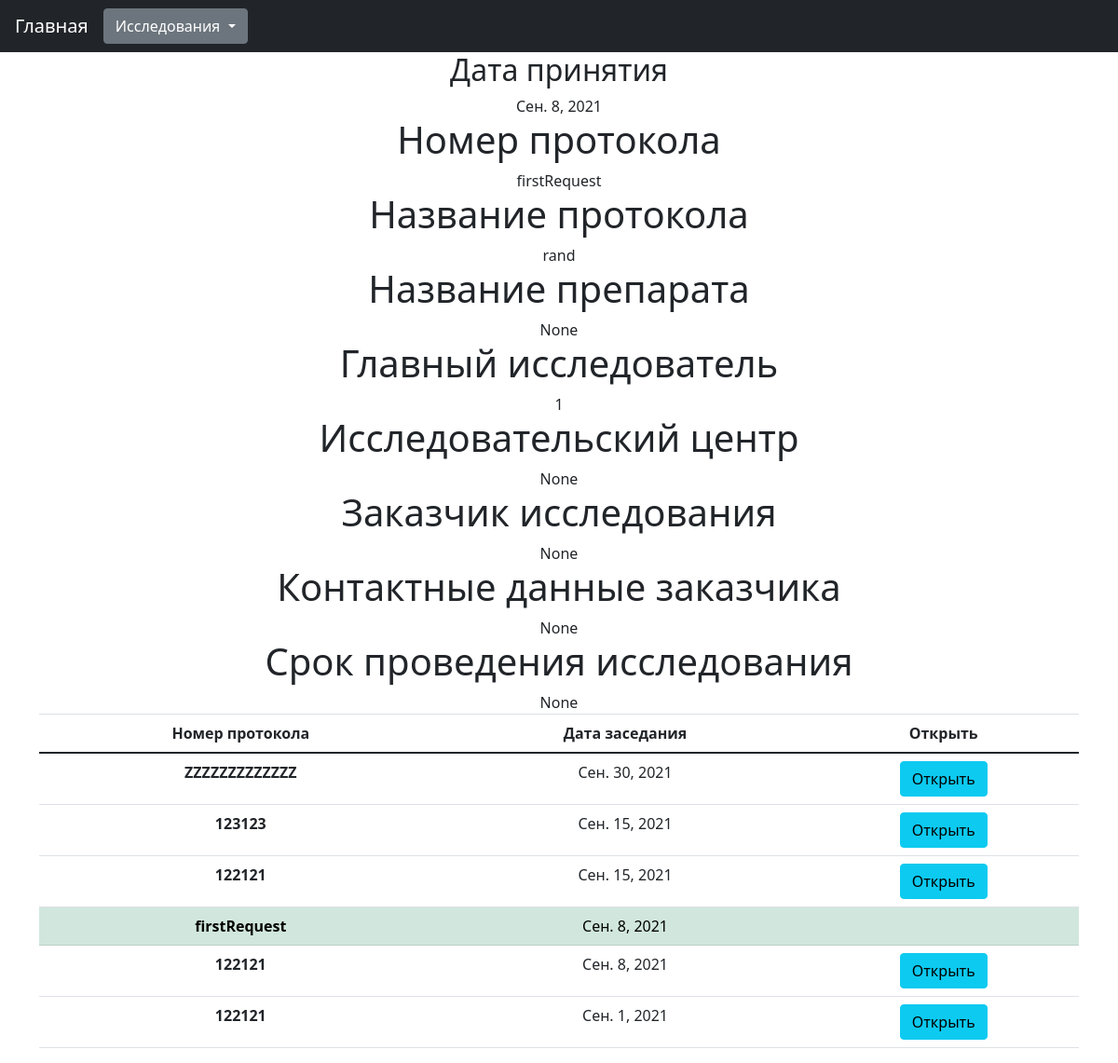
Page /research/WatchResearch/1/ on the earlier database version.
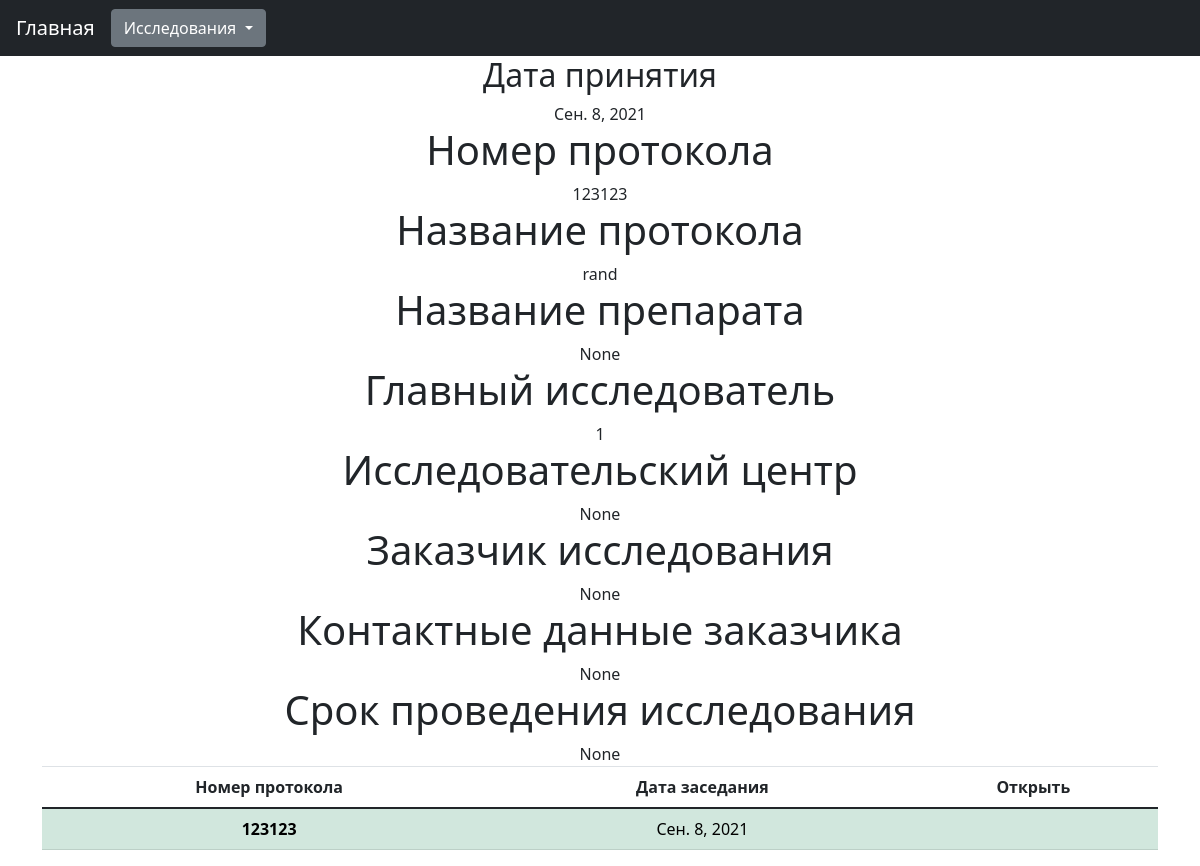
Same page on the later database version.
### researchManager/models.py (models this page shows)
class Research(models.Model):
    type = models.CharField("Тип исследования", max_length=50, null=True, blank=True)
    type_request = models.CharField("Тип заявки", max_length=50, null=True, blank=True)
    owner = models.CharField("ОВНЕР", max_length=50, null=True, blank=True)
    identityCode = models.CharField("Код исследования", max_length=50, null=True, blank=True)
    date_accepted = models.DateField("Дата одобрения", blank=True, null=True)
    date_created = models.DateTimeField("Дата загрузки в систему", auto_now_add=True, null=True, blank=True)
    protocol_number = models.CharField("Номер протокола", max_length=50, null=True, blank=True)
    protocol_name = models.CharField("Название протокола", max_length=500, null=True, blank=True)
    work_name = models.CharField("Название работы", max_length=500, null=True, blank=True)
    division = models.CharField("Подразделение", max_length=500, null=True, blank=True)
    executor = models.CharField("Исполнитель", max_length=500, null=True, blank=True)
    specialization = models.CharField("Специализация", max_length=500, null=True, blank=True)
    managers = models.CharField("Менеджеры", max_length=500, null=True, blank=True)
    name_research = models.CharField("Название исследования", max_length=500, null=True, blank=True)
    drug_name = models.CharField("Название препарата", max_length=500, null=True, blank=True)
    main_researcher = models.CharField("Главвный исследователь", max_length=500, null=True, blank=True)
    research_center = models.CharField("Исследовательский центр", max_length=500, null=True, blank=True)
    customer = models.CharField("Заказчик", max_length=500, null=True, blank=True)
    customer_contacts = models.CharField("Контактные данные заказчика", max_length=500, null=True, blank=True)
    duration = models.DateTimeField("Дата окончания исследования", null=True, blank=True)
    class Meta:
        verbose_name = "Исследование"
        verbose_name_plural = "Исследования"
    def __str__(self):
        return self.protocol_number

### researchManager/views.py (the view)
# urls.py: path("WatchResearch/<int:researchId>/", views.WatchResearch.getResearch, name="watchResearch"),
    def getResearch(request, researchId):
        research, filesList, history = getResearchHistory(researchId)
        return render(request, "research/research.html", {
            'research': research,
            'filesList': filesList,
            'history': history,
        })

### researchManager/functions/loadResearch.py (called while the page is built)
def getResearchHistory(researchId):
    research = Research.objects.get(id=researchId)
    filesList = Files.objects.filter(research=research)
    history = []
    relatedResearchs = Research.objects.filter(identityCode=research.identityCode).order_by('-date_accepted')
    for historyResearch in relatedResearchs:
        historyFiles = Files.objects.filter(research=research)
        history.append({"historyResearch": historyResearch, "historyFiles": historyFiles})
    return research, filesList, history

### templates/research/research.html (shortened to what this page needs)
{% extends "base.html" %}
{% block content %}
{% if research.type == "clinicalResearch" %}
  {% include "research/watchResearch/clinicalResearch.html" %}
{% endif %}
<div class="col-12 text-center">
      <table class="table" >
        <thead>
          <tr >
            <th scope="col">Номер протокола</th>
            <th scope="col">Дата заседания</th>
            <th scope="col">Открыть</th>
          </tr>
        </thead>
        <tbody>
          {% for relatedResearch in history %}
          {% if relatedResearch.historyResearch == research %}
              <tr class="table-success">
          {% else %}
              <tr>
          {% endif %}
              <th scope="row">{{relatedResearch.historyResearch}}</th>
              <td>{{relatedResearch.historyResearch.date_accepted}}</td>
              <td>
          {% if relatedResearch.historyResearch != research %}
              <form action="{% url 'watchResearch' relatedResearch.historyResearch.id %}">
                <button type="submit" class="btn btn-info">Открыть</button></td>
          {% endif %}
              </td>
            </tr>
          {% endfor %}
        </tbody>
      </table>
  </div>
{% endblock %}

### templates/base.html (shortened to what this page needs)
{% load static %}
<!DOCTYPE html>
<html lang="ru">
<head>
    <link rel="stylesheet" href="https://stackpath.bootstrapcdn.com/bootstrap/4.1.3/css/bootstrap.min.css">
    <link rel="stylesheet" href="https://cdn.jsdelivr.net/npm/bootstrap@5.0.1/dist/css/bootstrap.min.css">
    <link rel="stylesheet" href="https://cdn.jsdelivr.net/npm/bootstrap-icons@1.5.0/font/bootstrap-icons.min.css">
    <link href="https://cdn.jsdelivr.net/gh/kartik-v/bootstrap-fileinput@5.2.3/css/fileinput.min.css" media="all" rel="stylesheet" type="text/css" />
    <link rel="stylesheet" type="text/css" href="{% static 'css/selectize.css' %}">
</head>
<body>
    {% block nav %}
        {% include 'inc/_nav.html' %}
    {% endblock %}
<div class="container">
    <div class="row ">
        {% block content %}
        {% endblock %}
    </div>
</div>
</body>
</html>

### templates/inc/_nav.html (shortened to what this page needs)
<nav class="navbar navbar-dark bg-dark">
  <div class='form-inline'>
  <a class="navbar-brand" href="{% url 'index' %}">Главная</a>
    <div class="dropdown">
      <button class="btn btn-secondary dropdown-toggle" type="button" id="dropdownMenuButton" data-toggle="dropdown" aria-haspopup="true" aria-expanded="false">
        Исследования
      </button>
    </div>
  </div>
</nav>

### templates/research/watchResearch/clinicalResearch.html
<div class="col-sm text-center">
    <div class="d-inline">
        {% if research.date_accepted %}
          <h2>Дата принятия</h2>
          {{ research.date_accepted }}
        {% endif %}
        <h1>Номер протокола</h1>
        {{ research.protocol_number }}
        <h1>Название протокола</h1>
        {{ research.protocol_name }}
        <h1>Название препарата</h1>
        {{ research.drug_name }}
        <h1>Главный исследователь</h1>
        {{ research.main_researcher }}
        <h1>Исследовательский центр</h1>
        {{ research.research_center }}
        <h1>Заказчик исследования</h1>
        {{ research.customer }}
        <h1>Контактные данные заказчика</h1>
        {{ research.customer_contacts }}
        <h1>Срок проведения исследования</h1>
        {{ research.duration }}
    </div>
</div>

Differences in the rows shown:
removed Research: historyResearch "ZZZZZZZZZZZZZ", historyResearch.date_accepted "Сен. 30, 2021", shows "Открыть"
removed Research: historyResearch "123123", historyResearch.date_accepted "Сен. 15, 2021", shows "Открыть"
removed Research: historyResearch "122121", historyResearch.date_accepted "Сен. 15, 2021", shows "Открыть"
removed Research: historyResearch "122121", historyResearch.date_accepted "Сен. 8, 2021", shows "Открыть"
removed Research: historyResearch "122121", historyResearch.date_accepted "Сен. 1, 2021", shows "Открыть"
changed Research "rand": protocol_number "firstRequest" → "123123"; historyResearch "firstRequest" → "123123"
